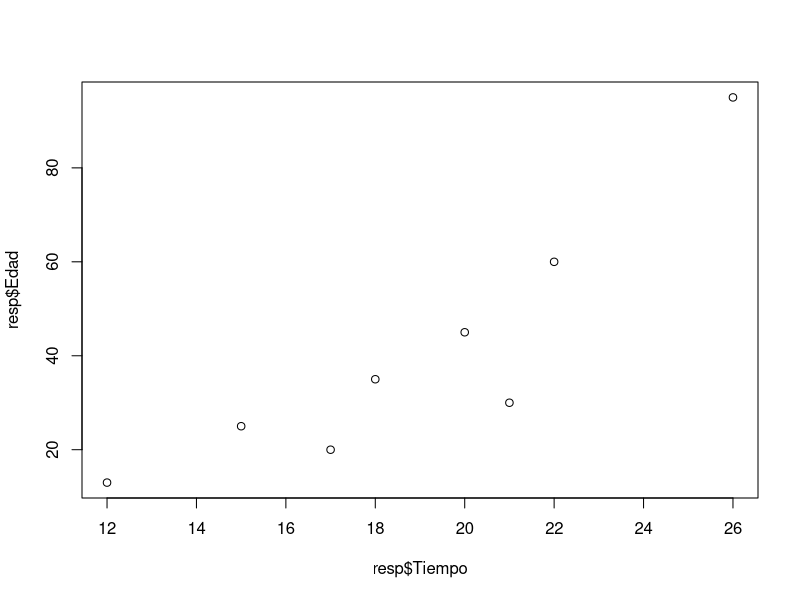
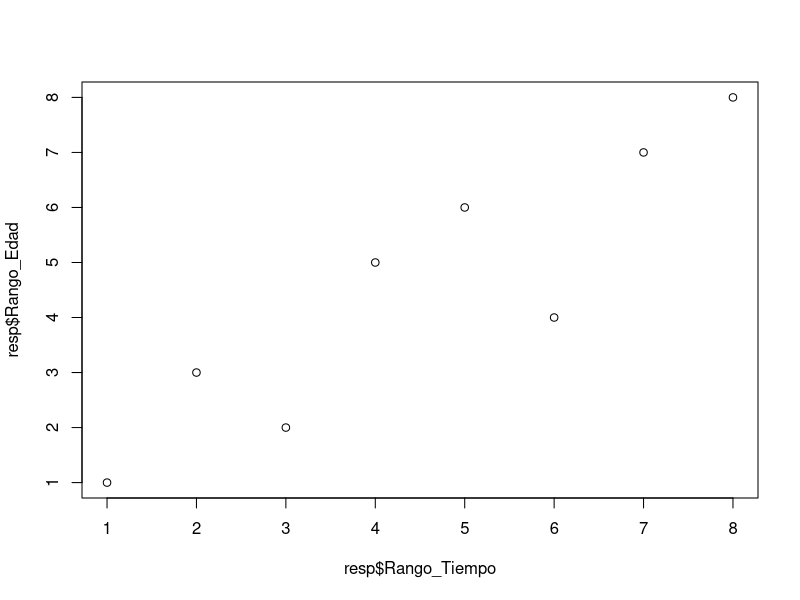

Write R code to recreate these figures, in order.
#======================================================================

resp <- data.frame(
  Tiempo = c(12, 15, 17, 18, 20, 21, 22, 26),
  Edad = c(13, 25, 20, 35, 45, 30, 60, 95)
)
resp
#=====================================================================
# Crear nuevas columnas con los rangos (1 a 8)

resp$Rango_Tiempo <- rank(resp$Tiempo, ties.method = "first")
resp$Rango_Edad <- rank(resp$Edad, ties.method = "first")

# Ver resultado
resp
#======================================================================
# Graficos

plot(resp$Tiempo, resp$Edad)
plot(resp$Rango_Tiempo, resp$Rango_Edad)

resp$dif <- resp$Rango_Tiempo - resp$Rango_Edad
resp$dis2 <- resp$dif^2
sum(resp$dis2)

cor.test(resp$Rango_Tiempo, resp$Rango_Edad, method = "spearman")
cor.test(resp$Tiempo, resp$Edad, method = "spearman")

#======================================================================
# Correlacion Tall Kendall
tau <- data.frame(
  A = c(1, 2, 3, 4, 5, 6),
  B = c(3, 1, 4, 2, 6, 5)
)
cor.test(tau$A, tau$B, method = "kendall")

#=====================================================================
# Correlacion biserial
set.seed(123) #Para Reproducibilidad

# Número de observaciones
n <- 20
# Generar horas de estudio (Entre 1 y 10)
Horas_estudio <- sample(1:10, n, replace = TRUE)

# Asignar probabilidad de aprobar en funcion de horas de estudio
# a mas horas, mas alta la probabilidad
Resultado <- sapply(Horas_estudio, function(horas){
  ifelse(runif(1) < (horas / 10), "Aprobado", "Reprobado")
})

# Crear data frame
estudio <- data.frame(
  Estudiante = 1:n,
  Horas_estudio,
  Resultado
)

# Crear variable dicotomica: 1 = Apobado, 0 = Reprobado
estudio$Resultado_bin <- ifelse(estudio$Resultado == "Aprobado", 1, 0)
head(estudio)

cor.test(estudio$Horas_estudio, estudio$Resultado_bin, method = "pearson")

mean_aprobados <- mean(estudio$Horas_estudio[estudio$Resultado == "Aprobado"])
mean_aprobados

mean_reprobados <- mean(estudio$Horas_estudio[estudio$Resultado == "Reprobado"])
mean_reprobados

sd(estudio$Horas_estudio)
N <- length(estudio$Estudiante)
n_aprobados <- length(estudio$Horas_estudio[estudio$Resultado == "Aprobado"])
n_reprobados <- length(estudio$Horas_estudio[estudio$Resultado == "Reprobado"])

rpb <- ((mean_aprobados-mean_reprobados)/sd(estudio$Horas_estudio)) * sqrt(n_aprobados*n_reprobados/(N^2))
rpb
